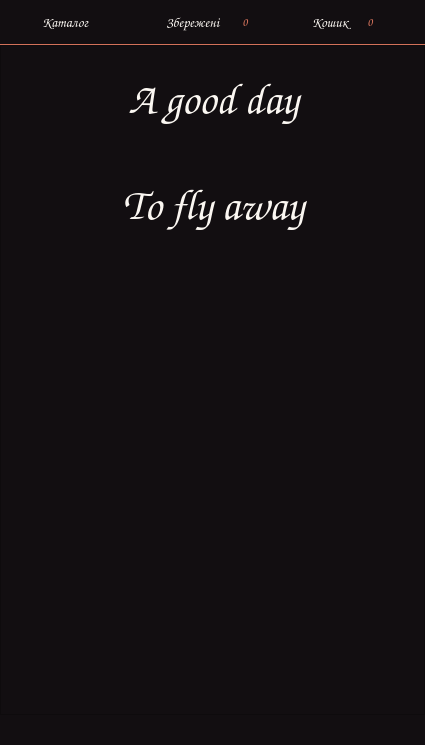
<?xml version="1.0" encoding="UTF-8"?>
<ui version="4.0">
 <class>MainWindow</class>
 <widget class="QMainWindow" name="MainWindow">
  <property name="geometry">
   <rect>
    <x>0</x>
    <y>0</y>
    <width>425</width>
    <height>745</height>
   </rect>
  </property>
  <property name="windowTitle">
   <string>Каталог товарів</string>
  </property>
  <property name="styleSheet">
   <string notr="true">background-color: #120E11;</string>
  </property>
  <widget class="QWidget" name="centralwidget">
   <widget class="QGroupBox" name="navbar">
    <property name="geometry">
     <rect>
      <x>0</x>
      <y>0</y>
      <width>425</width>
      <height>45</height>
     </rect>
    </property>
    <property name="font">
     <font>
      <family>Comic Sans MS</family>
     </font>
    </property>
    <property name="styleSheet">
     <string notr="true">QGroupBox {border: none; border-bottom: 1px solid #D3715A; background-color: #120E11;}</string>
    </property>
    <property name="title">
     <string/>
    </property>
    <widget class="QPushButton" name="btnCatalog">
     <property name="geometry">
      <rect>
       <x>30</x>
       <y>10</y>
       <width>70</width>
       <height>25</height>
      </rect>
     </property>
     <property name="font">
      <font>
       <family>Comic Sans MS</family>
       <pointsize>-1</pointsize>
      </font>
     </property>
     <property name="styleSheet">
      <string notr="true">QPushButton {color: #FBF7F2; background: transparent; border: none; font-size: 14px;}</string>
     </property>
     <property name="text">
      <string>Каталог</string>
     </property>
    </widget>
    <widget class="QPushButton" name="btnSaved">
     <property name="geometry">
      <rect>
       <x>150</x>
       <y>10</y>
       <width>85</width>
       <height>25</height>
      </rect>
     </property>
     <property name="font">
      <font>
       <family>Comic Sans MS</family>
       <pointsize>-1</pointsize>
      </font>
     </property>
     <property name="styleSheet">
      <string notr="true">QPushButton {color: #FBF7F2; background-color: transparent; border: none; font-size: 14px;}</string>
     </property>
     <property name="text">
      <string>Збережені</string>
     </property>
    </widget>
    <widget class="QLabel" name="lblSavedCounter">
     <property name="geometry">
      <rect>
       <x>235</x>
       <y>12</y>
       <width>20</width>
       <height>20</height>
      </rect>
     </property>
     <property name="font">
      <font>
       <family>Comic Sans MS</family>
       <bold>true</bold>
      </font>
     </property>
     <property name="styleSheet">
      <string notr="true">QLabel {color: #D3715A; font-weight: bold;}</string>
     </property>
     <property name="text">
      <string>0</string>
     </property>
     <property name="alignment">
      <set>Qt::AlignmentFlag::AlignCenter</set>
     </property>
    </widget>
    <widget class="QPushButton" name="btnCart">
     <property name="geometry">
      <rect>
       <x>300</x>
       <y>10</y>
       <width>60</width>
       <height>25</height>
      </rect>
     </property>
     <property name="font">
      <font>
       <family>Comic Sans MS</family>
       <pointsize>-1</pointsize>
      </font>
     </property>
     <property name="styleSheet">
      <string notr="true">QPushButton {color: #FBF7F2; background: transparent; border: none; font-size: 14px;}</string>
     </property>
     <property name="text">
      <string>Кошик</string>
     </property>
    </widget>
    <widget class="QLabel" name="lblCartCounter">
     <property name="geometry">
      <rect>
       <x>360</x>
       <y>12</y>
       <width>20</width>
       <height>20</height>
      </rect>
     </property>
     <property name="font">
      <font>
       <family>Comic Sans MS</family>
       <bold>true</bold>
      </font>
     </property>
     <property name="styleSheet">
      <string notr="true">QLabel {color: #D3715A; font-weight: bold;}</string>
     </property>
     <property name="text">
      <string>0</string>
     </property>
     <property name="alignment">
      <set>Qt::AlignmentFlag::AlignCenter</set>
     </property>
    </widget>
   </widget>
   <widget class="QScrollArea" name="scrollArea">
    <property name="geometry">
     <rect>
      <x>0</x>
      <y>45</y>
      <width>425</width>
      <height>670</height>
     </rect>
    </property>
    <property name="verticalScrollBarPolicy">
     <enum>Qt::ScrollBarPolicy::ScrollBarAlwaysOff</enum>
    </property>
    <property name="horizontalScrollBarPolicy">
     <enum>Qt::ScrollBarPolicy::ScrollBarAlwaysOff</enum>
    </property>
    <property name="widgetResizable">
     <bool>true</bool>
    </property>
    <widget class="QWidget" name="scrollAreaWidgetContents">
     <property name="geometry">
      <rect>
       <x>0</x>
       <y>0</y>
       <width>423</width>
       <height>668</height>
      </rect>
     </property>
     <widget class="QLabel" name="intro_title">
      <property name="geometry">
       <rect>
        <x>62</x>
        <y>0</y>
        <width>301</width>
        <height>106</height>
       </rect>
      </property>
      <property name="font">
       <font>
        <family>Comic Sans MS</family>
        <pointsize>32</pointsize>
       </font>
      </property>
      <property name="styleSheet">
       <string notr="true">QLabel { color: #FBF7F2; }</string>
      </property>
      <property name="text">
       <string>A good day</string>
      </property>
      <property name="alignment">
       <set>Qt::AlignmentFlag::AlignCenter</set>
      </property>
     </widget>
     <widget class="QLabel" name="intro_subtitle">
      <property name="geometry">
       <rect>
        <x>57</x>
        <y>106</y>
        <width>311</width>
        <height>106</height>
       </rect>
      </property>
      <property name="font">
       <font>
        <family>Comic Sans MS</family>
        <pointsize>32</pointsize>
        <bold>true</bold>
       </font>
      </property>
      <property name="styleSheet">
       <string notr="true">QLabel { color: #FBF7F2; }</string>
      </property>
      <property name="text">
       <string>To fly away</string>
      </property>
      <property name="alignment">
       <set>Qt::AlignmentFlag::AlignCenter</set>
      </property>
     </widget>
     <widget class="QLabel" name="intro">
      <property name="geometry">
       <rect>
        <x>110</x>
        <y>212</y>
        <width>310</width>
        <height>413</height>
       </rect>
      </property>
      <property name="pixmap">
       <pixmap>C:/Users/fast25/OneDrive/Pictures/Хлам/assets/intro.png</pixmap>
      </property>
      <property name="scaledContents">
       <bool>true</bool>
      </property>
      <property name="alignment">
       <set>Qt::AlignmentFlag::AlignCenter</set>
      </property>
     </widget>
    </widget>
   </widget>
  </widget>
  <widget class="QMenuBar" name="menubar">
   <property name="geometry">
    <rect>
     <x>0</x>
     <y>0</y>
     <width>425</width>
     <height>26</height>
    </rect>
   </property>
  </widget>
  <widget class="QStatusBar" name="statusbar"/>
 </widget>
 <resources/>
 <connections/>
</ui>
